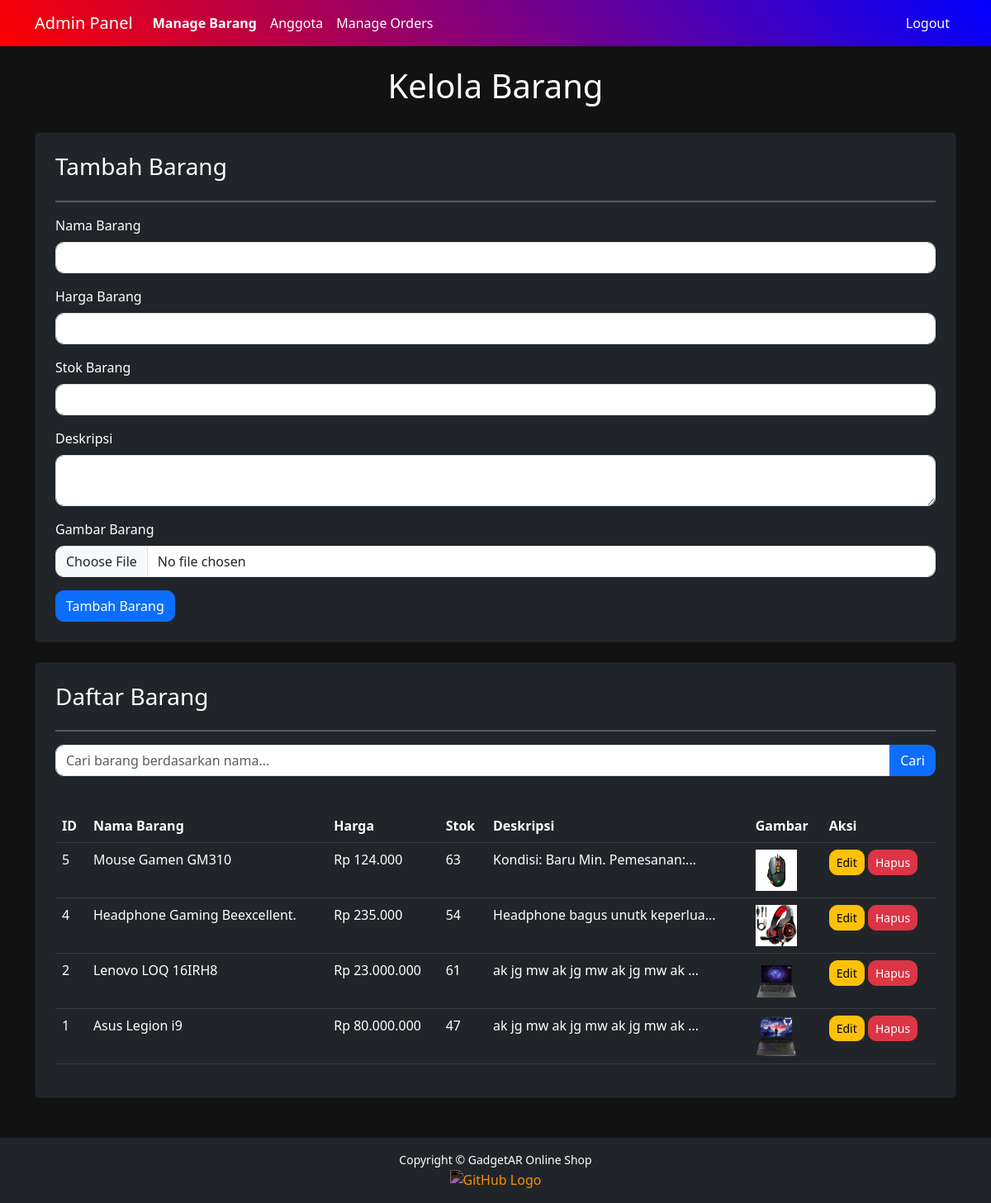
Page /admin/manageBarang.php (signed in) on the committed database.
### tables this page shows
CREATE TABLE `barang` (
  `id_barang` int NOT NULL,
  `nama_barang` varchar(50) NOT NULL,
  `deskripsi` text NOT NULL,
  `harga_barang` decimal(10,0) NOT NULL,
  `stok` int NOT NULL,
  `gambar_barang` varchar(225) NOT NULL
);

### admin/manageBarang.php (the view, shortened to what this page needs)
<?php
include '../koneksi.php';
$search = isset($_GET['search']) ? trim($_GET['search']) : '';
if (!empty($search)) {
    $stmt = $conn->prepare("SELECT * FROM barang WHERE nama_barang LIKE :search ORDER BY id_barang DESC");
    $stmt->execute([':search' => '%' . $search . '%']);
} else {
    $stmt = $conn->prepare("SELECT * FROM barang ORDER BY id_barang DESC");
    $stmt->execute();
}
$results = $stmt->fetchAll(PDO::FETCH_ASSOC);
?>
<!DOCTYPE html>
<html lang="en">
<head>
    <link href="https://cdn.jsdelivr.net/npm/bootstrap@5.3.0/dist/css/bootstrap.min.css" rel="stylesheet">
</head>
<body>
    <nav class="navbar navbar-expand-lg navbar-dark">
        <div class="container">
            <a class="navbar-brand" href="adminDashboard.php">Admin Panel</a>
            <div class="collapse navbar-collapse" id="navbarNav">
                <ul class="navbar-nav">
                    <li class="nav-item">
                        <a class="nav-link active" href="manageBarang.php">Manage Barang</a>
                    </li>
                    <li class="nav-item">
                        <a class="nav-link" href="anggota.php">Anggota</a>
                    </li>
                    <li class="nav-item">
                        <a class="nav-link" href="manageOrders.php">Manage Orders</a>
                    </li>
                </ul>
                <ul class="navbar-nav ms-auto">
                    <li class="nav-item">
                        <a class="nav-link btn btn-danger text-white" href="../logout.php" onclick="return confirm('Apakah Anda yakin ingin logout?')">Logout</a>
                    </li>
                </ul>
            </div>
        </div>
    </nav>
    <div class="container mt-4">
        <h1 class="text-center">Kelola Barang</h1>
        <br>
        <div class="card bg-dark p-4 mb-4">
            <h3 style="color:white">Tambah Barang</h3>
            <hr style="border: 1px solid white;">
            <form action="manageBarang.php" method="POST" enctype="multipart/form-data">
                <div class="mb-3">
                    <label for="nama_barang" class="form-label" style="color:white">Nama Barang</label>
                    <input type="text" class="form-control" id="nama_barang" name="nama_barang" required>
                </div>
                <div class="mb-3">
                    <label for="harga_barang" class="form-label" style="color:white">Harga Barang</label>
                    <input type="number" class="form-control" id="harga_barang" name="harga_barang" required>
                </div>
                <div class="mb-3">
                    <label for="stok" class="form-label" style="color:white">Stok Barang</label>
                    <input type="number" class="form-control" id="stok" name="stok" required>
                </div>
                <div class="mb-3">
                    <label for="deskripsi" class="form-label" style="color:white">Deskripsi</label>
                    <textarea class="form-control" id="deskripsi" name="deskripsi" required></textarea>
                </div>
                <div class="mb-3">
                    <label for="gambar_barang" class="form-label" style="color:white">Gambar Barang</label>
                    <input type="file" class="form-control" id="gambar_barang" name="gambar_barang" required>
                </div>
                <button type="submit" class="btn btn-primary">Tambah Barang</button>
            </form>
        </div>
        <div class="card bg-dark p-4">
            <h3 style="color:white">Daftar Barang</h3>
            <hr style="border: 1px solid white;">
            <form method="GET" action="manageBarang.php" class="mb-4">
                <div class="input-group">
                    <input type="text" name="search" class="form-control" placeholder="Cari barang berdasarkan nama..." value="<?= isset($_GET['search']) ? htmlspecialchars($_GET['search']) : '' ?>">
                    <button type="submit" class="btn btn-primary">Cari</button>
                </div>
            </form>
            <table class="table table-dark table-hover mt-3">
                <thead>
                    <tr>
                        <th>ID</th>
                        <th>Nama Barang</th>
                        <th>Harga</th>
                        <th>Stok</th>
                        <th>Deskripsi</th>
                        <th>Gambar</th>
                        <th>Aksi</th>
                    </tr>
                </thead>
                <tbody>
                    <?php foreach ($results as $row) : ?>
                        <tr>
                            <td><?= htmlspecialchars($row['id_barang']) ?></td>
                            <td><?= htmlspecialchars($row['nama_barang']) ?></td>
                            <td>Rp <?= number_format($row['harga_barang'], 0, ',', '.') ?></td>
                            <td><?= htmlspecialchars($row['stok']) ?></td>
                            <td><?= strlen($row['deskripsi']) > 30 ? htmlspecialchars(substr($row['deskripsi'], 0, 30)) . '...' : htmlspecialchars($row['deskripsi']) ?></td>
                            <td><img src="../asset/img/<?= htmlspecialchars($row['gambar_barang']) ?>" alt="Gambar Barang" width="50"></td>
                            <td>
                                <a href="edit_barang.php?id=<?= $row['id_barang'] ?>" class="btn btn-warning btn-sm">Edit</a>
                                <a href="hapusBarang.php?id=<?= $row['id_barang'] ?>" class="btn btn-danger btn-sm" onclick="return confirm('Apakah Anda yakin ingin menghapus barang ini?')">Hapus</a>
                            </td>
                        </tr>
                    <?php endforeach; ?>
                </tbody>
            </table>
        </div>
    </div>
    <footer class="bg-dark text-center text-white py-3 mt-5">
        <div class="container">
            <p>Copyright © GadgetAR Online Shop</p>
            <a href="https://github.com/Arigta?tab=repositories" target="_blank">
                <img src="https://cdn-icons-png.flaticon.com/512/25/25231.png" alt="GitHub Logo" width="30" height="30" style="filter: invert(1);">
            </a>
        </div>
    </footer>
</body>
</html>

### admin/manageBarang.php (style rules this page uses)
body { background: #121212; color: #ffffff; }
.navbar { background: linear-gradient(45deg, #ff0000, #800080, #0000ff); }
.navbar-brand, .nav-link { color: #fff !important; }
.active { font-weight: bold; color: #fff !important; }
.table { color: #ffffff; }
.form-control, .btn { border-radius: 10px; }
footer { position: relative; bottom: 0; width: 100%; background: #000000; }
footer p { margin: 0; font-size: 14px; }
footer a { text-decoration: none; margin-top: 5px; }

### rows in the picture
barang: id_barang "5", nama_barang "Mouse Gamen GM310", harga_barang "124.000", stok "63", deskripsi "Kondisi: Baru Min. Pemesanan:", gambar_barang (picture)
barang: id_barang "4", nama_barang "Headphone Gaming Beexcellent.", harga_barang "235.000", stok "54", deskripsi "Headphone bagus unutk keperlua", gambar_barang (picture)
barang: id_barang "2", nama_barang "Lenovo LOQ 16IRH8", harga_barang "23.000.000", stok "61", deskripsi "ak jg mw ak jg mw ak jg mw ak", gambar_barang (picture)
barang: id_barang "1", nama_barang "Asus Legion i9", harga_barang "80.000.000", stok "47", deskripsi "ak jg mw ak jg mw ak jg mw ak", gambar_barang (picture)
